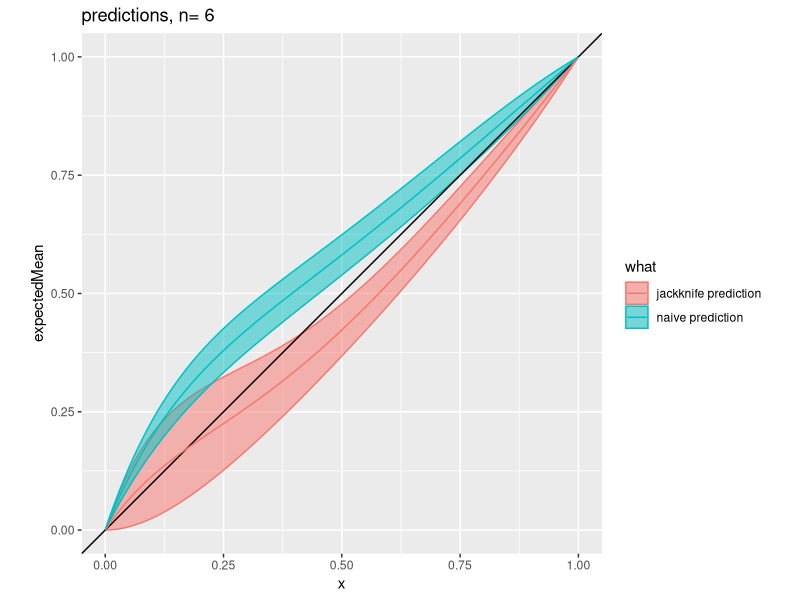
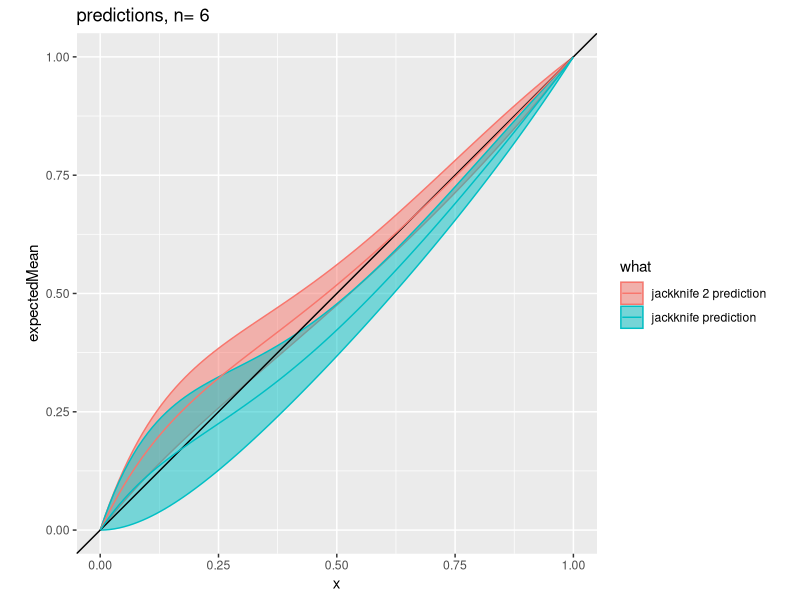
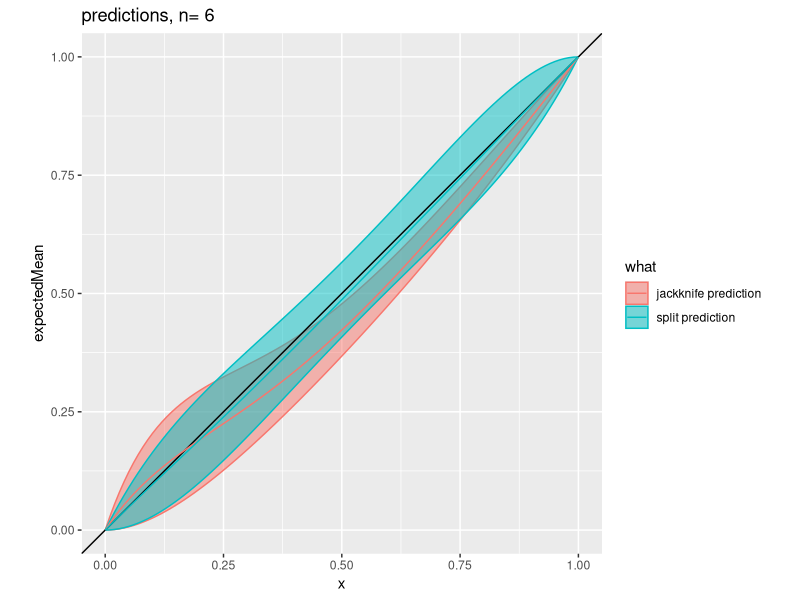
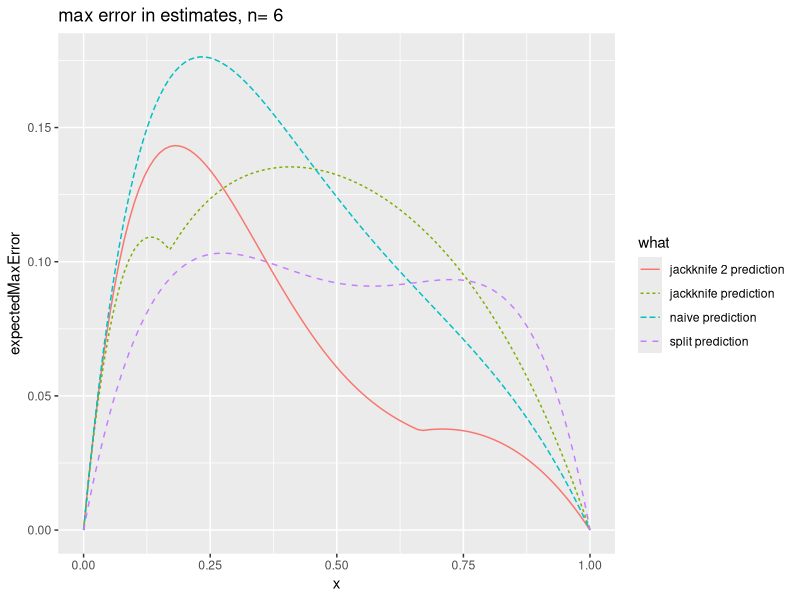
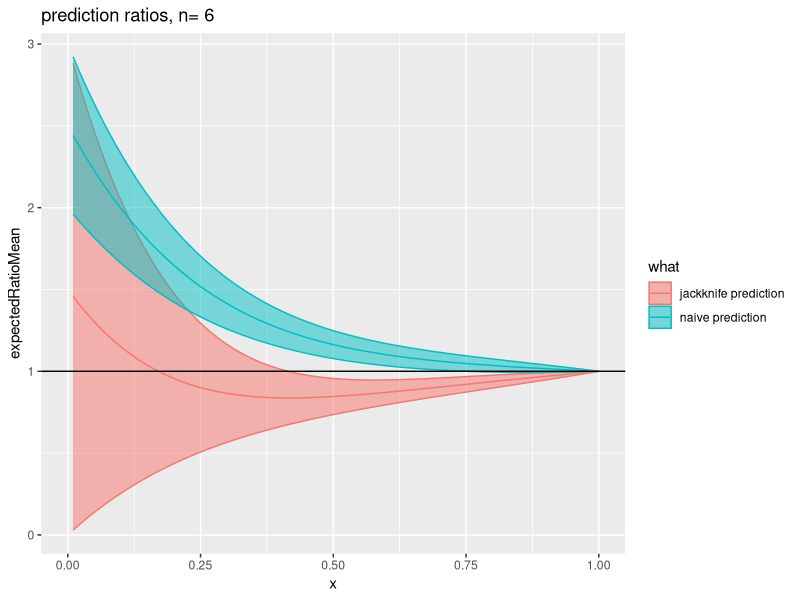
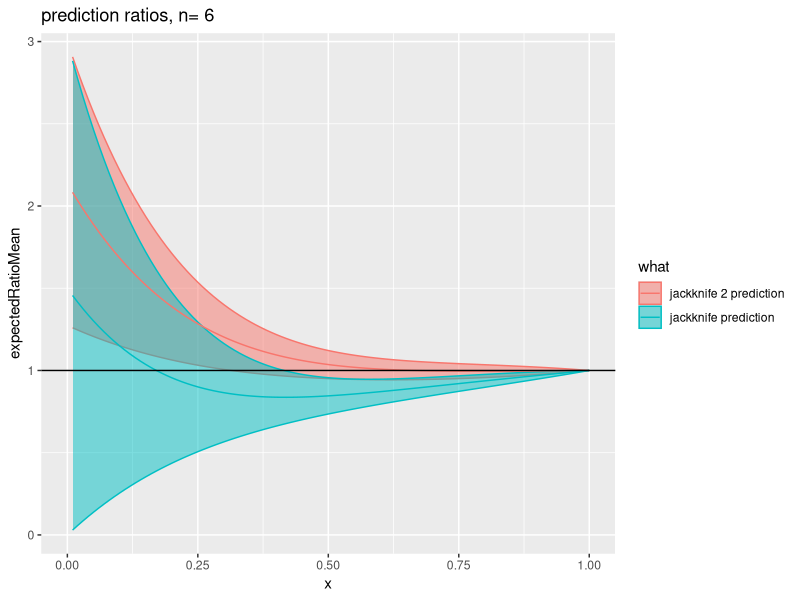
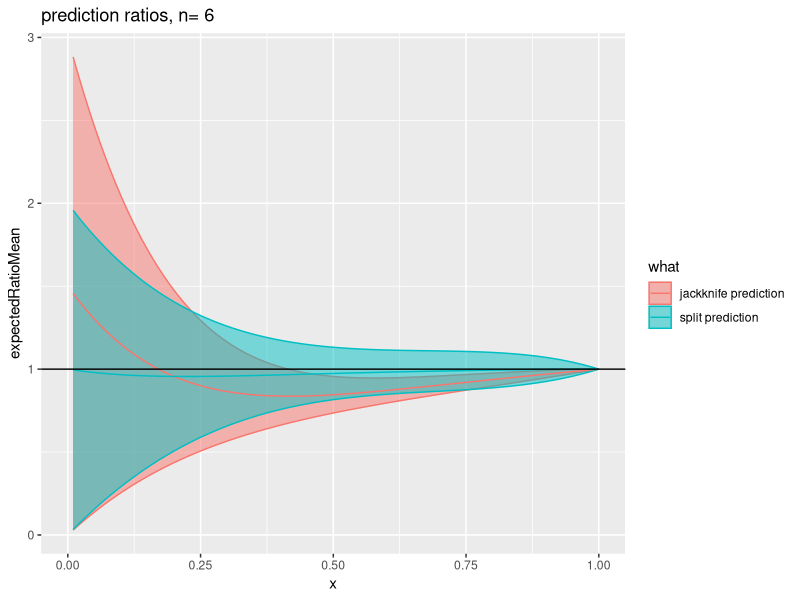
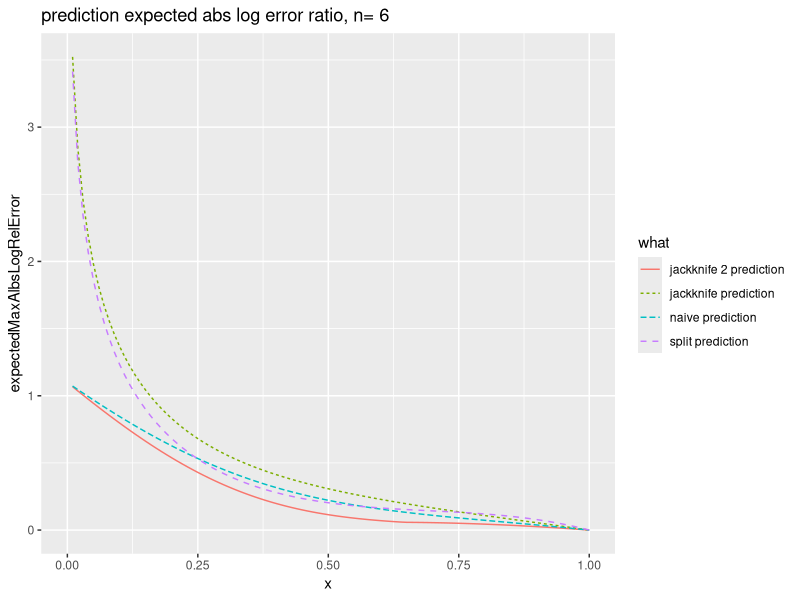

The R script that drew these images, in order:
## ---- chunk 1
set.seed(23225)
k <- 2   # number of groups, we are going to use group id to predict y
gGroups <- paste('g',1:k,sep='')
d <- data.frame(group=rep(gGroups,3),
                y=FALSE,
                stringsAsFactors=FALSE)
print(d)

n <- nrow(d)
print(n)

dTest <- data.frame(group=gGroups,
                    stringsAsFactors=FALSE)
print(dTest)
## ---- chunk 2
library('polynom')
library('ggplot2')



#' compute the direct expected value of y per group
#'
#' @param d data frame with y and group columns
#' @return named vector with grouped y-means
empiricalEst <- function(d) {
  d$one <- 1.0
  num <- aggregate(y~group,data=d,FUN=sum)
  den <- aggregate(one~group,data=d,FUN=sum)
  if(!all(all.equal(num$group,den$group)==TRUE)) {
    stop("name mismatch")
  }
  est <- num$y/den$one
  names(est) <- num$group
  est
}

#' compute the jackknifed expected value of y per group
#'
#' @param d data frame with y and group columns
#' @param jackDenom denominator of current observation to pull off in estimate, 1 is standard jackknife, 2 is one half jackknife
#' @return named vector with jackknifed grouped y-means
jackknifeEst <- function(d,jackDenom) {
  d$one <- 1.0
  num <- aggregate(y~group,data=d,FUN=sum)
  numM <- num$y
  names(numM) <- num$group
  numV <- numM[d$group]
  den <- aggregate(one~group,data=d,FUN=sum)
  denM <- den$one
  names(denM) <- den$group
  denV <- denM[d$group]
  if(!all(all.equal(num$group,den$group)==TRUE)) {
    stop("name mismatch")
  }
  v <- as.numeric((numV-d$y/jackDenom)/(denV-1/jackDenom))
  v[is.na(v)|is.infinite(v)|is.nan(v)] <- 0
  v
}

#' Fit a glm() on top of the dEstimate column to the d$y column, then apply this model to dTest
#'
#' Simulates the second stage of a 2-stage modeling process.
#' @param d data frame with y column
#' @param dEst numeric with one sub-model prediction per row of d
#' @param dTest frame to score on has group and est columns
#' @return dTest predictions
estimateExpectedPrediction <- function(d,dEst,dTest) {
  # catch cases unsafe for glm
  if(all(d$y) || all(!d$y) || 
     ((max(dEst)-min(dEst))<=1.0e-5)) {
    return(dTest$est)
  }
  d$est <- dEst
  m <- glm(y~0+est,data=d,family=binomial(link='logit'))
  predict(m,newdata=dTest,type='response')
}


#' Split train nested model.  Assumes design can be split in half
#'
#' Simulates the second stage of a 2-stage modeling process.
#' @param d data frame with y column and group column
#' @param dTest frame to score on has group and est columns
#' @return dTest predictions
splitEstimateExpectedPrediction <- function(d,dTest) {
  isA <- logical(nrow(d))
  isA[seq_len(floor(nrow(d)/2))] <- TRUE
  dA <- d[isA,]
  dB <- d[!isA,]
  if(!all(all.equal(sort(unique(dA$group)),
                    sort(unique(dB$group)))==TRUE)) {
    stop("bad split")
  }
  dB$est <- empiricalEst(dA)[dB$group]
  # catch cases unsafe for glm
  if(all(dB$y) || all(!dB$y) || 
     ((max(dB$est)-min(dB$est))<=1.0e-5)) {
    return(dTest$est)
  }
  m <- glm(y~0+est,data=dB,family=binomial(link='logit'))
  predict(m,newdata=dTest,type='response')
}


probOn <- polynomial(c(0,1))  # polnomial x representing chance of y=TRUE


nPredExpectedMin <- 0
jPredExpectedMin <- 0
jPredExpected2Min <- 0
sPredExpectedMin <- 0
nPredExpectedMean <- 0
jPredExpectedMean <- 0
jPredExpected2Mean <- 0
sPredExpectedMean <- 0
nPredExpectedMax <- 0
jPredExpectedMax <- 0
jPredExpected2Max <- 0
sPredExpectedMax <- 0

ys <- expand.grid( rep( list(0:1), n))==1
for(ii in seq_len(nrow(ys))) {
  y <- as.logical(ys[ii,])
  d$y <- y
  py <- probOn^(sum(y))*(1-probOn)^(length(y)-sum(y))
  empEstD <- empiricalEst(d)
  dTest$est <- as.numeric(empEstD[dTest$group])
  nPred <- estimateExpectedPrediction(d,empEstD[d$group],dTest)
  nPredExpectedMin <- nPredExpectedMin + min(nPred)*py
  nPredExpectedMean <- nPredExpectedMean + mean(nPred)*py
  nPredExpectedMax <- nPredExpectedMax + max(nPred)*py
  jPred <- estimateExpectedPrediction(d,jackknifeEst(d,1),dTest)
  jPredExpectedMin <- jPredExpectedMin + min(jPred)*py
  jPredExpectedMean <- jPredExpectedMean + mean(jPred)*py
  jPredExpectedMax <- jPredExpectedMax + max(jPred)*py
  jPred2 <- estimateExpectedPrediction(d,jackknifeEst(d,2),dTest)
  jPredExpected2Min <- jPredExpected2Min + min(jPred2)*py
  jPredExpected2Mean <- jPredExpected2Mean + mean(jPred2)*py
  jPredExpected2Max <- jPredExpected2Max + max(jPred2)*py
  sPred <- splitEstimateExpectedPrediction(d,dTest)
  sPredExpectedMin <- sPredExpectedMin + min(sPred)*py
  sPredExpectedMean <- sPredExpectedMean + mean(sPred)*py
  sPredExpectedMax <- sPredExpectedMax + max(sPred)*py
}

print('naive prediction')
print(nPredExpectedMin)
print(nPredExpectedMean)
print(nPredExpectedMax)

print('jackknife prediction')
print(jPredExpectedMin)
print(jPredExpectedMean)
print(jPredExpectedMax)

print('jackknife 2 prediction')
print(jPredExpectedMin)
print(jPredExpectedMean)
print(jPredExpectedMax)

print('split prediction')
print(sPredExpectedMin)
print(sPredExpectedMean)
print(sPredExpectedMax)


print('ideal prediction')
print(probOn)

plotD <- data.frame(x=seq(0,1,by=0.01),
                    stringsAsFactors = FALSE)
plotD2 <- plotD
plotD2$what <- 'naive prediction'
plotD2$expectedMin <- as.function(nPredExpectedMin)(plotD$x)
plotD2$expectedMean <- as.function(nPredExpectedMean)(plotD$x)
plotD2$expectedMax <- as.function(nPredExpectedMax)(plotD$x)
plotD3 <- plotD
plotD3$what <- 'jackknife prediction'
plotD3$expectedMin <- as.function(jPredExpectedMin)(plotD$x)
plotD3$expectedMean <- as.function(jPredExpectedMean)(plotD$x)
plotD3$expectedMax <- as.function(jPredExpectedMax)(plotD$x)
plotD4 <- plotD
plotD4$what <- 'jackknife 2 prediction'
plotD4$expectedMin <- as.function(jPredExpected2Min)(plotD$x)
plotD4$expectedMean <- as.function(jPredExpected2Mean)(plotD$x)
plotD4$expectedMax <- as.function(jPredExpected2Max)(plotD$x)
plotD5 <- plotD
plotD5$what <- 'split prediction'
plotD5$expectedMin <- as.function(sPredExpectedMin)(plotD$x)
plotD5$expectedMean <- as.function(sPredExpectedMean)(plotD$x)
plotD5$expectedMax <- as.function(sPredExpectedMax)(plotD$x)


ggplot(data=rbind(plotD2,plotD3),mapping=aes(x=x,
                                             y=expectedMean,
                                             ymin=expectedMin,ymax=expectedMax,
                              color=what,fill=what)) +
  geom_ribbon(alpha=0.5) +
  geom_abline() + 
  geom_line() +
  coord_fixed() +
  ggtitle(paste('predictions, n=',n))

ggplot(data=rbind(plotD3,plotD4),
       mapping=aes(x=x,
                   y=expectedMean,
                   ymin=expectedMin,ymax=expectedMax,
                              color=what,fill=what)) +
  geom_ribbon(alpha=0.5) +
  geom_abline() + 
  geom_line() +
  coord_fixed() +
  ggtitle(paste('predictions, n=',n))

ggplot(data=rbind(plotD3,plotD5),
       mapping=aes(x=x,
                   y=expectedMean,
                   ymin=expectedMin,ymax=expectedMax,
                              color=what,fill=what)) +
  geom_ribbon(alpha=0.5) +
  geom_abline() + 
  geom_line() +
  coord_fixed() +
  ggtitle(paste('predictions, n=',n))

plotDA <- rbind(plotD2,plotD3,plotD4,plotD5)
plotDA$expectedMaxError <- pmax(abs(plotDA$x-plotDA$expectedMin),
                               abs(plotDA$expectedMax-plotDA$x))
ggplot(data=plotDA,mapping=aes(x=x,y=expectedMaxError,
                              color=what,fill=what,linetype=what)) +
  geom_line() +
  ggtitle(paste('max error in estimates, n=',n))



plotR <- data.frame(x=seq(0,1,by=0.01),
                    stringsAsFactors = FALSE)
plotR1ratio <- as.function(probOn)(plotR$x)
plotR2 <- plotR
plotR2$what <- 'naive prediction'
plotR2$expectedRatioMin <- as.function(nPredExpectedMin)(plotR$x)/plotR1ratio
plotR2$expectedRatioMean <- as.function(nPredExpectedMean)(plotR$x)/plotR1ratio
plotR2$expectedRatioMax <- as.function(nPredExpectedMax)(plotR$x)/plotR1ratio
plotR3 <- plotR
plotR3$what <- 'jackknife prediction'
plotR3$expectedRatioMin <- as.function(jPredExpectedMin)(plotR$x)/plotR1ratio
plotR3$expectedRatioMean <- as.function(jPredExpectedMean)(plotR$x)/plotR1ratio
plotR3$expectedRatioMax <- as.function(jPredExpectedMax)(plotR$x)/plotR1ratio
plotR4 <- plotR
plotR4$what <- 'jackknife 2 prediction'
plotR4$expectedRatioMin <- as.function(jPredExpected2Min)(plotR$x)/plotR1ratio
plotR4$expectedRatioMean <- as.function(jPredExpected2Mean)(plotR$x)/plotR1ratio
plotR4$expectedRatioMax <- as.function(jPredExpected2Max)(plotR$x)/plotR1ratio
plotR5 <- plotR
plotR5$what <- 'split prediction'
plotR5$expectedRatioMin <- as.function(sPredExpectedMin)(plotR$x)/plotR1ratio
plotR5$expectedRatioMean <- as.function(sPredExpectedMean)(plotR$x)/plotR1ratio
plotR5$expectedRatioMax <- as.function(sPredExpectedMax)(plotR$x)/plotR1ratio


ggplot(data=rbind(plotR2,plotR3),
       mapping=aes(x=x,
                   y=expectedRatioMean,
                   ymin=expectedRatioMin,ymax=expectedRatioMax,
                   color=what,fill=what)) +
  geom_ribbon(alpha=0.5) +
  geom_line() + 
  geom_hline(yintercept=1) +
  ggtitle(paste('prediction ratios, n=',n))

ggplot(data=rbind(plotR3,plotR4),
       mapping=aes(x=x,
                   y=expectedRatioMean,
                   ymin=expectedRatioMin,ymax=expectedRatioMax,
                   color=what,fill=what)) +
  geom_ribbon(alpha=0.5) +
  geom_line() +
  geom_hline(yintercept=1) +
  ggtitle(paste('prediction ratios, n=',n))

ggplot(data=rbind(plotR3,plotR5),
       mapping=aes(x=x,
                   y=expectedRatioMean,
                   ymin=expectedRatioMin,ymax=expectedRatioMax,
                   color=what,fill=what)) +
  geom_ribbon(alpha=0.5) +
  geom_line() +
  geom_hline(yintercept=1) +
  ggtitle(paste('prediction ratios, n=',n))

plotRA <- rbind(plotR2,plotR3,plotR4,plotR5)
plotRA$expectedMaxAlbsLogRelError <- pmax(abs(log(plotRA$expectedRatioMin)),
                               abs(log(plotRA$expectedRatioMax)))
ggplot(data=plotRA,
       mapping=aes(x=x,
                   y=expectedMaxAlbsLogRelError,
                   color=what,fill=what,linetype=what)) +
  geom_line() +
  ggtitle(paste('prediction expected abs log error ratio, n=',n))

